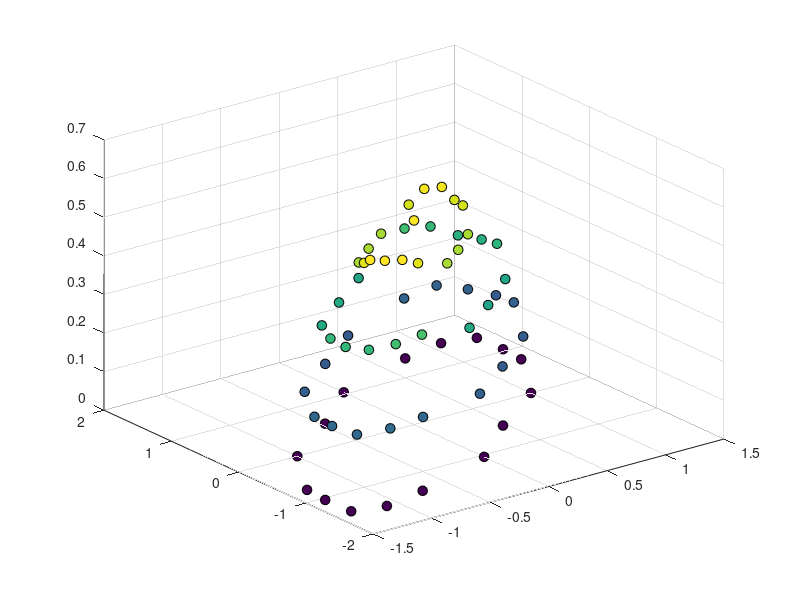

Here is the MATLAB script that generated this plot: (Note: this script raises an error after producing the figure.)
y0 = csvread('VL_BT.csv');
% correct the first element -> 1
y0(1) = 1;
% distribute the values into properly named variables
s11 = y0(:,1);
s22 = y0(:,2);
s12 = y0(:,3);
% select the value of Y0 (i.e. Y in yield criteria)
Y0 = y0(1);
%% FIT
m = 6;
% [~,~,YC_sym] = Hill48(s11,s22,s12,Y0);
% [~,~,YC_sym] = Yld91(s11,s22,s12,Y0,m);
% [~,~,YC_sym] = Yld2004_18p(s11,s22,s12,Y0);
%% DRAW
close all
figure('Renderer', 'Painters')
scatter3(s11,s22,s12,50,s12,...
    'filled',...
    'MarkerEdgeColor','k')
% YC_draw(YC_sym,Y0)
YS_figure

function YC_draw(YC_sym,Y0)
hold on
fg = fimplicit3(YC_sym == Y0);
fg.EdgeColor = 'none';
fg.FaceAlpha = 0.5;
fg.ZRange = [0 1];
end